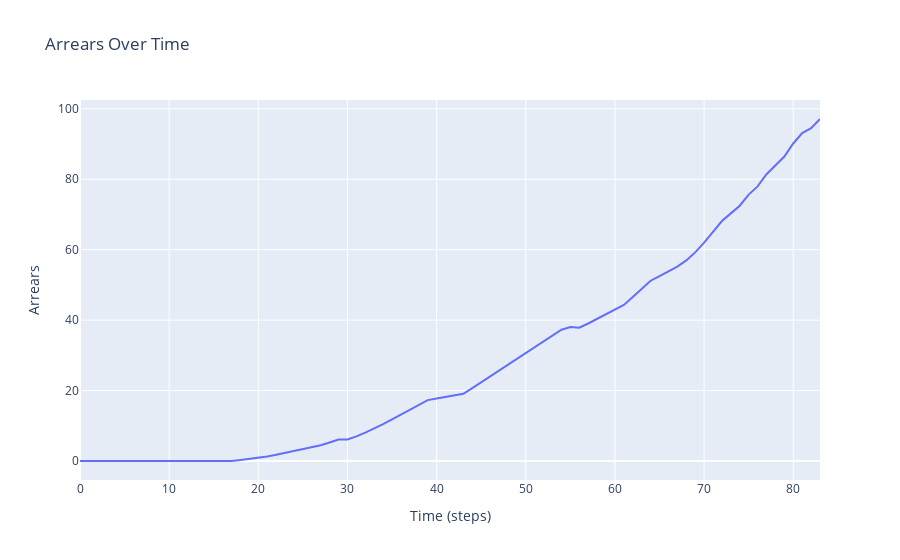

Here is the notebook cell this chart was saved with:
### Code cell
import plotly.graph_objects as go

# Create a dataframe from the agent data
model_df = model.datacollector.get_model_vars_dataframe()

# Create a line plot for 'Arrears Over Time'
fig = go.Figure(data=go.Scatter(x=model_df.index, y=model_df['Arrears Over Time'], mode='lines'))

# Set labels and title
fig.update_layout(title='Arrears Over Time', xaxis_title='Time (steps)', yaxis_title='Arrears')

# Show plot
fig.show()

### Figure 1 — Plotly figure (JSON) as saved in the notebook; plotly's stock layout.template omitted (floating-point values rounded to 4 significant figures)
{"data": [{"mode": "lines", "type": "scatter", "x": [0, 1, 2, 3, 4, 5, 6, 7, 8, 9, 10, 11, 12, 13, 14, 15, 16, 17, 18, 19, 20, 21, 22, 23, 24, 25, 26, 27, 28, 29, 30, 31, 32, 33, 34, 35, 36, 37, 38, 39, 40, 41, 42, 43, 44, 45, 46, 47, 48, 49, 50, 51, 52, 53, 54, 55, 56, 57, 58, 59, 60, 61, 62, 63, 64, 65, 66, 67, 68, 69, 70, 71, 72, 73, 74, 75, 76, 77, 78, 79, 80, 81, 82, 83], "y": [0, 0, 0, 0, 0, 0, 0, 0, 0, 0, 0, 0, 0, 0, 0, 0, 0, 0.01589, 0.278, 0.5414, 0.8048, 1.27, 1.8, 2.331, 2.864, 3.399, 3.939, 4.481, 5.267, 6.087, 6.123, 6.981, 8.076, 9.176, 10.47, 11.85, 13.21, 14.58, 15.93, 17.29, 17.73, 18.18, 18.62, 19.07, 20.68, 22.33, 23.97, 25.63, 27.29, 28.94, 30.6, 32.26, 33.93, 35.59, 37.27, 38.01, 37.84, 39.04, 40.33, 41.64, 42.97, 44.3, 46.59, 48.89, 51.18, 52.52, 53.84, 55.21, 56.94, 59.23, 61.99, 65.02, 68.14, 70.3, 72.48, 75.63, 77.97, 81.41, 83.88, 86.44, 90.14, 93.09, 94.49, 97.1]}], "layout": {"title": {"text": "Arrears Over Time"}, "xaxis": {"title": {"text": "Time (steps)"}}, "yaxis": {"title": {"text": "Arrears"}}}}
